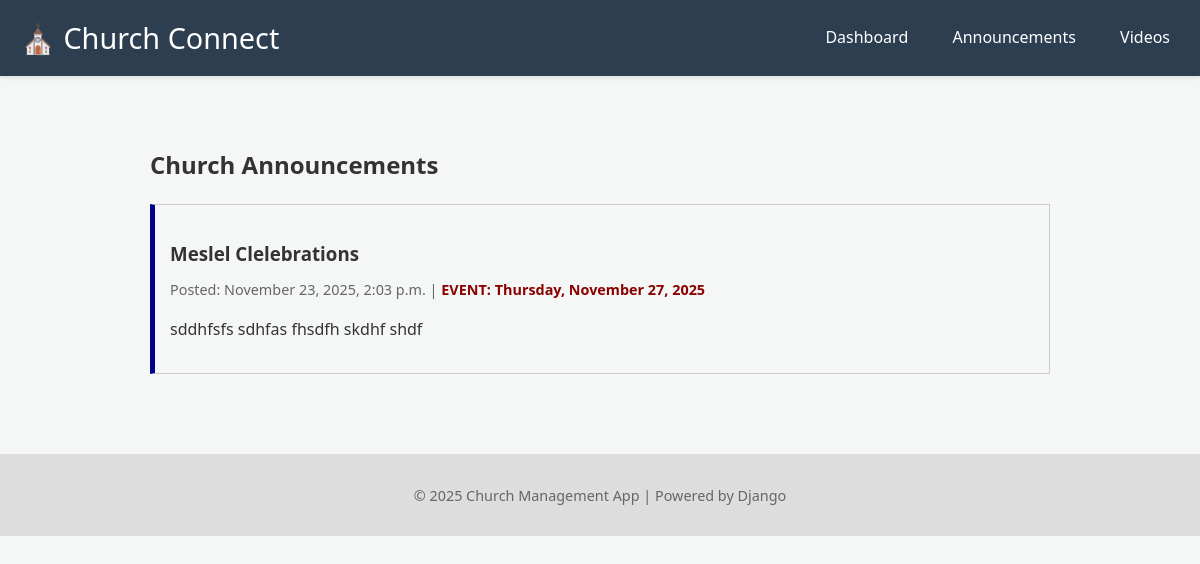
The page /members/announcements/ (signed in) on the database as committed earlier.
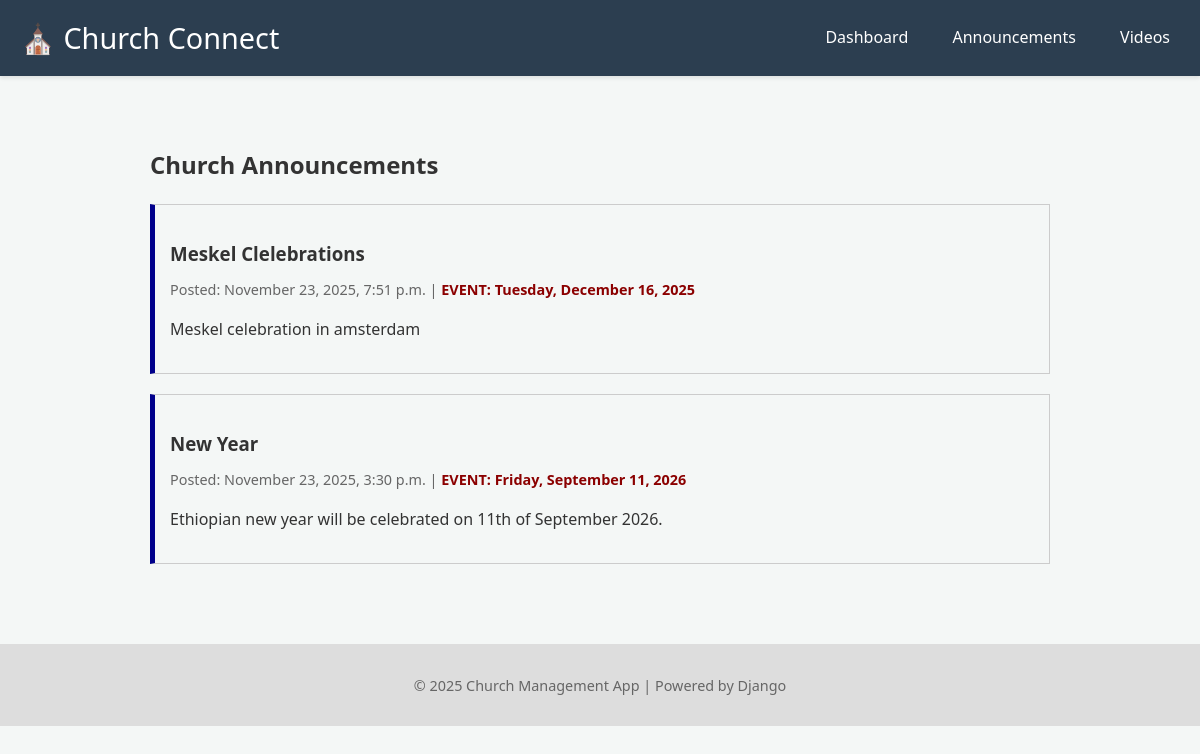
The same page on the database as committed later.
### members/models.py (models this page shows, shortened)
class Announcement(models.Model):
    title = models.CharField(max_length=255)
    content = models.TextField(help_text="Detailed message, including event details or fasting schedules.")
    is_event = models.BooleanField(default=False, verbose_name="Is this an event?")
    event_date = models.DateTimeField(null=True, blank=True)
    posted_by = models.ForeignKey(User, on_delete=models.SET_NULL, null=True, related_name='announcements')
    created_at = models.DateTimeField(auto_now_add=True)
    updated_at = models.DateTimeField(auto_now=True)
    class Meta:
        ordering = ['-created_at'] # Display newest announcements first
        verbose_name_plural = "Announcements"

### members/views.py (the view)
# urls.py: path('announcements/', AnnouncementListView.as_view(), name='announcement_list'),
class AnnouncementListView(LoginRequiredMixin, ListView):
    model = Announcement
    template_name = 'members/announcement_list.html'
    context_object_name = 'announcements' # The variable name to use in the template
    paginate_by = 10 # Optional: Show 10 announcements per page

### members/templates/members/announcement_list.html (shortened to what this page needs)
{% extends "base.html" %}
{% block content %}
    <div style="max-width: 900px; margin: 0 auto; padding: 20px;">
        <h2>Church Announcements</h2>
        {% for announcement in announcements %}
            <div style="border: 1px solid #ccc; padding: 15px; margin-bottom: 20px; border-left: 5px solid darkblue;">
                <h3>{{ announcement.title }}</h3>
                <p style="font-size: 0.9em; color: #666; margin-top: -10px;">
                    Posted: {{ announcement.created_at|date:"F j, Y, P" }} |
                    {% if announcement.is_event %}
                        <strong style="color: darkred;">EVENT: {{ announcement.event_date|date:"l, F j, Y" }}</strong>
                    {% else %}
                        General Update
                    {% endif %}
                </p>
                <p>{{ announcement.content|linebreaks }}</p>
            </div>
        {% empty %}
            <p>There are no announcements posted at this time.</p>
        {% endfor %}
    </div>
{% endblock content %}

### config/templates/base.html (shortened to what this page needs)
{% load static %}
<!DOCTYPE html>
<html lang="en">
<head>
    <link rel="stylesheet" href="{% static 'css/style.css' %}">
</head>
<body>
    <header class="main-header">
        <div class="header-content">
            <h1 class="logo">⛪ Church Connect</h1>
            <nav class="main-nav">
                {% if user.is_authenticated %}
                    <a href="{% url 'member_dashboard' %}">Dashboard</a>
                    <a href="{% url 'announcement_list' %}">Announcements</a>
                    <a href="{% url 'video_list' %}">Videos</a>
                    {% else %}
                    <a href="{% url 'member_registration' %}">Register</a>
                    <a href="{% url 'login' %}">Log In</a>
                {% endif %}
            </nav>
        </div>
    </header>
    <main class="main-content">
        {% block content %}
        {% endblock content %}
    </main>
    <footer class="main-footer">
        <p>&copy; 2025 Church Management App | Powered by Django</p>
    </footer>
</body>
</html>

### static/css/style.css (style rules this page uses)
body { font-family: 'Segoe UI', Tahoma, Geneva, Verdana, sans-serif; margin: 0; padding: 0; background-color: #f4f7f6; color: #333; line-height: 1.6; }
a { color: #007bff; text-decoration: none; }
.main-header { background-color: #2c3e50; color: white; padding: 15px 0; box-shadow: 0 2px 4px rgba(0, 0, 0, 0.1); }
.header-content { max-width: 1200px; margin: 0 auto; padding: 0 20px; display: flex; justify-content: space-between; align-items: center; }
.logo { margin: 0; font-size: 1.8em; font-weight: 300; }
.main-nav a { color: white; margin-left: 20px; padding: 5px 10px; border-radius: 4px; transition: background-color 0.3s; }
.main-content { max-width: 1200px; margin: 30px auto; padding: 0 20px; }
.main-footer { text-align: center; padding: 15px; background-color: #ddd; color: #666; margin-top: 40px; font-size: 0.9em; }

Rows that differ between the two databases and show on the page:
removed Announcement: title "Meslel Clelebrations", created_at "November 23, 2025, 2:03 p.m.", event_date "Thursday, November 27, 2025", content "sddhfsfs sdhfas fhsdfh skdhf shdf"
added Announcement: title "Meskel Clelebrations", created_at "November 23, 2025, 7:51 p.m.", event_date "Tuesday, December 16, 2025", content "Meskel celebration in amsterdam"
added Announcement: title "New Year", created_at "November 23, 2025, 3:30 p.m.", event_date "Friday, September 11, 2026", content "Ethiopian new year will be celebrated on 11th of September 2026."
